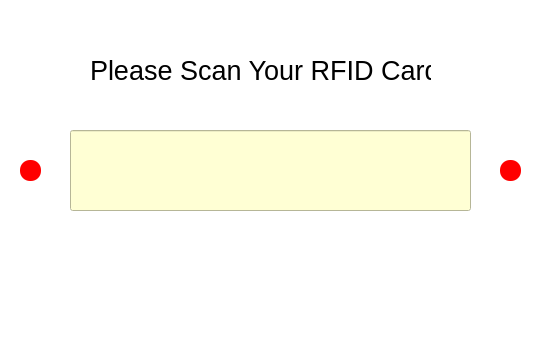
<?xml version="1.0" encoding="UTF-8"?>
<ui version="4.0">
 <class>MainWindow</class>
 <widget class="QMainWindow" name="MainWindow">
  <property name="geometry">
   <rect>
    <x>0</x>
    <y>0</y>
    <width>542</width>
    <height>346</height>
   </rect>
  </property>
  <property name="windowTitle">
   <string>MainWindow</string>
  </property>
  <property name="styleSheet">
   <string notr="true">background-color: rgb(255, 255, 255);</string>
  </property>
  <widget class="QWidget" name="centralwidget">
   <widget class="QLineEdit" name="lineEdit">
    <property name="enabled">
     <bool>false</bool>
    </property>
    <property name="geometry">
     <rect>
      <x>70</x>
      <y>130</y>
      <width>401</width>
      <height>81</height>
     </rect>
    </property>
    <property name="font">
     <font>
      <family>MingLiU-ExtB</family>
      <pointsize>50</pointsize>
      <weight>75</weight>
      <bold>true</bold>
     </font>
    </property>
    <property name="styleSheet">
     <string notr="true">background-color: rgb(255, 255, 212);</string>
    </property>
    <property name="text">
     <string/>
    </property>
   </widget>
   <widget class="QLabel" name="label">
    <property name="geometry">
     <rect>
      <x>90</x>
      <y>40</y>
      <width>341</width>
      <height>61</height>
     </rect>
    </property>
    <property name="font">
     <font>
      <pointsize>20</pointsize>
     </font>
    </property>
    <property name="text">
     <string>Please Scan Your RFID Card</string>
    </property>
   </widget>
   <widget class="QLabel" name="label_2">
    <property name="geometry">
     <rect>
      <x>190</x>
      <y>250</y>
      <width>141</width>
      <height>61</height>
     </rect>
    </property>
    <property name="font">
     <font>
      <pointsize>20</pointsize>
     </font>
    </property>
    <property name="text">
     <string/>
    </property>
   </widget>
   <widget class="QLabel" name="right_circle">
    <property name="geometry">
     <rect>
      <x>500</x>
      <y>160</y>
      <width>21</width>
      <height>21</height>
     </rect>
    </property>
    <property name="styleSheet">
     <string notr="true">border-radius: 10px;
background-color: rgb(255, 0, 0);
  min-height: 20px;
  min-width: 20px;</string>
    </property>
    <property name="text">
     <string/>
    </property>
   </widget>
   <widget class="QLabel" name="left_circle">
    <property name="geometry">
     <rect>
      <x>20</x>
      <y>160</y>
      <width>21</width>
      <height>21</height>
     </rect>
    </property>
    <property name="styleSheet">
     <string notr="true">border-radius: 10px;
background-color: rgb(255, 0, 0);
  min-height: 20px;
  min-width: 20px;</string>
    </property>
    <property name="text">
     <string/>
    </property>
   </widget>
  </widget>
 </widget>
 <resources/>
 <connections/>
</ui>
